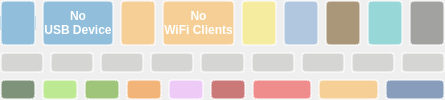
     <widget class="QWidget" name="menuWidget" native="true">
      <property name="enabled">
       <bool>true</bool>
      </property>
      <property name="sizePolicy">
       <sizepolicy hsizetype="Expanding" vsizetype="Expanding">
        <horstretch>0</horstretch>
        <verstretch>0</verstretch>
       </sizepolicy>
      </property>
      <property name="styleSheet">
       <string notr="true">outline: none;</string>
      </property>
      <layout class="QGridLayout" name="gridLayout_TileArea">
       <property name="leftMargin">
        <number>0</number>
       </property>
       <property name="topMargin">
        <number>0</number>
       </property>
       <property name="rightMargin">
        <number>0</number>
       </property>
       <property name="bottomMargin">
        <number>0</number>
       </property>
       <item row="0" column="0" colspan="2">
        <layout class="QHBoxLayout" name="Layout_Sliderselect">
         <item>
          <widget class="QWidget" name="AAUSBWidget" native="true">
           <property name="sizePolicy">
            <sizepolicy hsizetype="Expanding" vsizetype="Expanding">
             <horstretch>0</horstretch>
             <verstretch>0</verstretch>
            </sizepolicy>
           </property>
           <layout class="QHBoxLayout" name="Layout">
            <property name="leftMargin">
             <number>0</number>
            </property>
            <property name="topMargin">
             <number>0</number>
            </property>
            <property name="rightMargin">
             <number>0</number>
            </property>
            <property name="bottomMargin">
             <number>0</number>
            </property>
            <item>
             <widget class="QWidget" name="ButtonAndroidAuto" native="true">
              <property name="sizePolicy">
               <sizepolicy hsizetype="Expanding" vsizetype="Expanding">
                <horstretch>0</horstretch>
                <verstretch>0</verstretch>
               </sizepolicy>
              </property>
              <layout class="QVBoxLayout" name="verticalLayout_16">
               <property name="spacing">
                <number>0</number>
               </property>
               <property name="leftMargin">
                <number>0</number>
               </property>
               <property name="topMargin">
                <number>0</number>
               </property>
               <property name="rightMargin">
                <number>0</number>
               </property>
               <property name="bottomMargin">
                <number>0</number>
               </property>
               <item>
                <widget class="QLabel" name="labelAndroidAutoTop">
                 <property name="sizePolicy">
                  <sizepolicy hsizetype="Expanding" vsizetype="Expanding">
                   <horstretch>0</horstretch>
                   <verstretch>0</verstretch>
                  </sizepolicy>
                 </property>
                 <property name="styleSheet">
                  <string notr="true">background-color: rgba(48, 140, 198, 0.5);
color: rgb(255, 255, 255);
border-top-left-radius: 4px;
border-top-right-radius: 4px;
border: 2px solid rgba(255,255,255,0.5);
outline: none;
border-bottom: 0px;</string>
                 </property>
                 <property name="text">
                  <string/>
                 </property>
                </widget>
               </item>
               <item>
                <widget class="QPushButton" name="pushButtonAndroidAuto">
                 <property name="sizePolicy">
                  <sizepolicy hsizetype="Expanding" vsizetype="Expanding">
                   <horstretch>0</horstretch>
                   <verstretch>0</verstretch>
                  </sizepolicy>
                 </property>
                 <property name="font">
                  <font>
                   <weight>75</weight>
                   <bold>true</bold>
                  </font>
                 </property>
                 <property name="styleSheet">
                  <string notr="true">background-color: rgba(48, 140, 198, 0.5);
color: rgb(255, 255, 255);
border: 2px solid rgba(255,255,255,0.5);
border-top: 0px;
border-bottom: 0px;
</string>
                 </property>
                 <property name="text">
                  <string/>
                 </property>
                 <property name="icon">
                  <iconset>
                   <normalon>:/aausb-hot.png</normalon>
                  </iconset>
                 </property>
                 <property name="iconSize">
                  <size>
                   <width>50</width>
                   <height>50</height>
                  </size>
                 </property>
                 <property name="autoRepeat">
                  <bool>false</bool>
                 </property>
                </widget>
               </item>
               <item>
                <widget class="QLabel" name="labelAndroidAutoBottom">
                 <property name="sizePolicy">
                  <sizepolicy hsizetype="Expanding" vsizetype="Expanding">
                   <horstretch>0</horstretch>
                   <verstretch>0</verstretch>
                  </sizepolicy>
                 </property>
                 <property name="font">
                  <font>
                   <weight>75</weight>
                   <bold>true</bold>
                  </font>
                 </property>
                 <property name="styleSheet">
                  <string notr="true">background-color: rgba(48, 140, 198, 0.5);
color: rgb(255, 255, 255);
border-bottom-left-radius: 4px;
border-bottom-right-radius: 4px;
border: 2px solid rgba(255,255,255,0.5);
outline: none;
border-top: 0px;</string>
                 </property>
                 <property name="text">
                  <string/>
                 </property>
                 <property name="alignment">
                  <set>Qt::AlignHCenter|Qt::AlignTop</set>
                 </property>
                </widget>
               </item>
              </layout>
             </widget>
            </item>
            <item>
             <widget class="QPushButton" name="pushButtonNoDevice">
              <property name="sizePolicy">
               <sizepolicy hsizetype="Expanding" vsizetype="Expanding">
                <horstretch>0</horstretch>
                <verstretch>0</verstretch>
               </sizepolicy>
              </property>
              <property name="font">
               <font>
                <weight>75</weight>
                <bold>true</bold>
               </font>
              </property>
              <property name="focusPolicy">
               <enum>Qt::NoFocus</enum>
              </property>
              <property name="styleSheet">
               <string notr="true">background-color: rgba(48, 140, 198, 0.5);
color: rgb(255, 255, 255);
border-radius: 4px;
border: 2px solid rgba(255,255,255,0.5);
outline: none;</string>
              </property>
              <property name="text">
               <string>No
USB Device</string>
              </property>
             </widget>
            </item>
           </layout>
          </widget>
         </item>
         <item>
          <widget class="QWidget" name="AAWIFIWidget" native="true">
           <property name="sizePolicy">
            <sizepolicy hsizetype="Expanding" vsizetype="Expanding">
             <horstretch>0</horstretch>
             <verstretch>0</verstretch>
            </sizepolicy>
           </property>
           <layout class="QHBoxLayout" name="Layout2">
            <property name="leftMargin">
             <number>0</number>
            </property>
            <property name="topMargin">
             <number>0</number>
            </property>
            <property name="rightMargin">
             <number>0</number>
            </property>
            <property name="bottomMargin">
             <number>0</number>
            </property>
            <item>
             <widget class="QPushButton" name="pushButtonWifi">
              <property name="sizePolicy">
               <sizepolicy hsizetype="Expanding" vsizetype="Expanding">
                <horstretch>0</horstretch>
                <verstretch>0</verstretch>
               </sizepolicy>
              </property>
              <property name="styleSheet">
               <string notr="true">background-color: rgba(252, 175, 62, 0.5);
border-radius: 4px;
border: 2px solid rgba(255,255,255,0.5);
color: rgb(255, 255, 255);
               </string>
              </property>
              <property name="text">
               <string/>
              </property>
              <property name="icon">
               <iconset>
                <normalon>:/aawifi-hot.png</normalon>
               </iconset>
              </property>
              <property name="iconSize">
               <size>
                <width>50</width>
                <height>50</height>
               </size>
              </property>
             </widget>
            </item>
            <item>
             <widget class="QPushButton" name="pushButtonNoWiFiDevice">
              <property name="sizePolicy">
               <sizepolicy hsizetype="Expanding" vsizetype="Expanding">
                <horstretch>0</horstretch>
                <verstretch>0</verstretch>
               </sizepolicy>
              </property>
              <property name="font">
               <font>
                <weight>75</weight>
                <bold>true</bold>
               </font>
              </property>
              <property name="focusPolicy">
               <enum>Qt::NoFocus</enum>
              </property>
              <property name="styleSheet">
               <string notr="true">background-color: rgba(252, 175, 62, 0.5);
border-radius: 4px;
border: 2px solid rgba(255,255,255,0.5);
color: rgb(255, 255, 255);
outline: none;</string>
              </property>
              <property name="text">
               <string>No
WiFi Clients</string>
              </property>
             </widget>
            </item>
           </layout>
          </widget>
         </item>
         <item>
          <widget class="QPushButton" name="pushButtonDay">
           <property name="sizePolicy">
            <sizepolicy hsizetype="Expanding" vsizetype="Expanding">
             <horstretch>0</horstretch>
             <verstretch>0</verstretch>
            </sizepolicy>
           </property>
           <property name="minimumSize">
            <size>
             <width>0</width>
             <height>0</height>
            </size>
           </property>
           <property name="styleSheet">
            <string notr="true">background: rgba(252, 233, 79, 0.5);
border-radius: 4px;
border: 2px solid rgba(255,255,255,0.5);
outline: none;</string>
           </property>
           <property name="text">
            <string/>
           </property>
           <property name="icon">
            <iconset>
             <normalon>:/day-hot.png</normalon>
            </iconset>
           </property>
           <property name="iconSize">
            <size>
             <width>64</width>
             <height>64</height>
            </size>
           </property>
           <property name="flat">
            <bool>false</bool>
           </property>
          </widget>
         </item>
         <item>
          <widget class="QPushButton" name="pushButtonNight">
           <property name="sizePolicy">
            <sizepolicy hsizetype="Expanding" vsizetype="Expanding">
             <horstretch>0</horstretch>
             <verstretch>0</verstretch>
            </sizepolicy>
           </property>
           <property name="minimumSize">
            <size>
             <width>0</width>
             <height>0</height>
            </size>
           </property>
           <property name="styleSheet">
            <string notr="true">background-color: rgba(114, 159, 207, 0.5);
border-radius: 4px;
border: 2px solid rgba(255,255,255,0.5);
outline: none;</string>
           </property>
           <property name="text">
            <string/>
           </property>
           <property name="icon">
            <iconset>
             <disabledon>:/night-hot.png</disabledon>
            </iconset>
           </property>
           <property name="iconSize">
            <size>
             <width>64</width>
             <height>64</height>
            </size>
           </property>
           <property name="flat">
            <bool>false</bool>
           </property>
          </widget>
         </item>
         <item>
          <widget class="QPushButton" name="pushButtonCameraShow">
           <property name="sizePolicy">
            <sizepolicy hsizetype="Expanding" vsizetype="Expanding">
             <horstretch>0</horstretch>
             <verstretch>0</verstretch>
            </sizepolicy>
           </property>
           <property name="styleSheet">
            <string notr="true">background-color: rgba(100, 62, 4, 0.5);
border-radius: 4px;
border: 2px solid rgba(255,255,255,0.5);
outline: none;</string>
           </property>
           <property name="text">
            <string/>
           </property>
           <property name="icon">
            <iconset>
             <normalon>:/camera-hot.png</normalon>
            </iconset>
           </property>
           <property name="iconSize">
            <size>
             <width>64</width>
             <height>64</height>
            </size>
           </property>
          </widget>
         </item>
         <item>
          <widget class="QPushButton" name="pushButtonVolume">
           <property name="sizePolicy">
            <sizepolicy hsizetype="Expanding" vsizetype="Expanding">
             <horstretch>0</horstretch>
             <verstretch>0</verstretch>
            </sizepolicy>
           </property>
           <property name="styleSheet">
            <string notr="true">background-color: rgba(64, 191, 191, 0.5);
border-radius: 4px;
border: 2px solid rgba(255,255,255,0.5);
outline: none;</string>
           </property>
           <property name="text">
            <string/>
           </property>
           <property name="icon">
            <iconset>
             <normalon>:/volume-hot.png</normalon>
            </iconset>
           </property>
           <property name="iconSize">
            <size>
             <width>64</width>
             <height>64</height>
            </size>
           </property>
          </widget>
         </item>
         <item>
          <widget class="QPushButton" name="pushButtonDebug">
           <property name="sizePolicy">
            <sizepolicy hsizetype="Expanding" vsizetype="Expanding">
             <horstretch>0</horstretch>
             <verstretch>0</verstretch>
            </sizepolicy>
           </property>
           <property name="styleSheet">
            <string notr="true">background-color: rgba(85, 87, 83, 0.5);
border-radius: 4px;
border: 2px solid rgba(255,255,255,0.5);
outline: none;</string>
           </property>
           <property name="text">
            <string/>
           </property>
           <property name="icon">
            <iconset>
             <normalon>:/bug-hot.png</normalon>
            </iconset>
           </property>
           <property name="iconSize">
            <size>
             <width>64</width>
             <height>64</height>
            </size>
           </property>
          </widget>
         </item>
        </layout>
       </item>
       <item row="1" column="0" colspan="2">
        <layout class="QHBoxLayout" name="Layout_Custom1">
         <item>
          <widget class="QPushButton" name="pushButton_c1">
           <property name="sizePolicy">
            <sizepolicy hsizetype="Expanding" vsizetype="Expanding">
             <horstretch>0</horstretch>
             <verstretch>0</verstretch>
            </sizepolicy>
           </property>
           <property name="baseSize">
            <size>
             <width>0</width>
             <height>0</height>
            </size>
           </property>
           <property name="font">
            <font>
             <weight>75</weight>
             <bold>true</bold>
            </font>
           </property>
           <property name="styleSheet">
            <string notr="true">background-color: rgba(186, 189, 182, 0.5);
border-radius: 4px;
border: 2px solid rgba(255,255,255,0.5);
color: rgb(255, 255, 255);
outline: none;</string>
           </property>
           <property name="text">
            <string/>
           </property>
          </widget>
         </item>
         <item>
          <widget class="QPushButton" name="pushButton_c2">
           <property name="sizePolicy">
            <sizepolicy hsizetype="Expanding" vsizetype="Expanding">
             <horstretch>0</horstretch>
             <verstretch>0</verstretch>
            </sizepolicy>
           </property>
           <property name="font">
            <font>
             <weight>75</weight>
             <bold>true</bold>
            </font>
           </property>
           <property name="styleSheet">
            <string notr="true">background-color: rgba(186, 189, 182, 0.5);
border-radius: 4px;
border: 2px solid rgba(255,255,255,0.5);
color: rgb(255, 255, 255);
outline: none;</string>
           </property>
           <property name="text">
            <string/>
           </property>
          </widget>
         </item>
         <item>
          <widget class="QPushButton" name="pushButtonDummy1">
           <property name="sizePolicy">
            <sizepolicy hsizetype="Expanding" vsizetype="Expanding">
             <horstretch>0</horstretch>
             <verstretch>0</verstretch>
            </sizepolicy>
           </property>
           <property name="font">
            <font>
             <weight>75</weight>
             <bold>true</bold>
            </font>
           </property>
           <property name="styleSheet">
            <string notr="true">background-color: rgba(186, 189, 182, 0.5);
border-radius: 4px;
border: 2px solid rgba(255,255,255,0.5);
color: rgb(255, 255, 255);
outline: none;</string>
           </property>
           <property name="text">
            <string/>
           </property>
           <property name="flat">
            <bool>false</bool>
           </property>
          </widget>
         </item>
         <item>
          <widget class="QPushButton" name="pushButton_c3">
           <property name="sizePolicy">
            <sizepolicy hsizetype="Expanding" vsizetype="Expanding">
             <horstretch>0</horstretch>
             <verstretch>0</verstretch>
            </sizepolicy>
           </property>
           <property name="font">
            <font>
             <weight>75</weight>
             <bold>true</bold>
            </font>
           </property>
           <property name="styleSheet">
            <string notr="true">background-color: rgba(186, 189, 182, 0.5);
border-radius: 4px;
border: 2px solid rgba(255,255,255,0.5);
color: rgb(255, 255, 255);
outline: none;</string>
           </property>
           <property name="text">
            <string/>
           </property>
          </widget>
         </item>
         <item>
          <widget class="QPushButton" name="pushButton_c4">
           <property name="sizePolicy">
            <sizepolicy hsizetype="Expanding" vsizetype="Expanding">
             <horstretch>0</horstretch>
             <verstretch>0</verstretch>
            </sizepolicy>
           </property>
           <property name="font">
            <font>
             <weight>75</weight>
             <bold>true</bold>
            </font>
           </property>
           <property name="styleSheet">
            <string notr="true">background-color: rgba(186, 189, 182, 0.5);
border-radius: 4px;
border: 2px solid rgba(255,255,255,0.5);
color: rgb(255, 255, 255);
outline: none;</string>
           </property>
           <property name="text">
            <string/>
           </property>
          </widget>
         </item>
         <item>
          <widget class="QPushButton" name="pushButtonDummy2">
           <property name="sizePolicy">
            <sizepolicy hsizetype="Expanding" vsizetype="Expanding">
             <horstretch>0</horstretch>
             <verstretch>0</verstretch>
            </sizepolicy>
           </property>
           <property name="font">
            <font>
             <weight>75</weight>
             <bold>true</bold>
            </font>
           </property>
           <property name="styleSheet">
            <string notr="true">background-color: rgba(186, 189, 182, 0.5);
border-radius: 4px;
border: 2px solid rgba(255,255,255,0.5);
color: rgb(255, 255, 255);
outline: none;</string>
           </property>
           <property name="text">
            <string/>
           </property>
          </widget>
         </item>
         <item>
          <widget class="QPushButton" name="pushButton_c5">
           <property name="sizePolicy">
            <sizepolicy hsizetype="Expanding" vsizetype="Expanding">
             <horstretch>0</horstretch>
             <verstretch>0</verstretch>
            </sizepolicy>
           </property>
           <property name="font">
            <font>
             <weight>75</weight>
             <bold>true</bold>
            </font>
           </property>
           <property name="styleSheet">
            <string notr="true">background-color: rgba(186, 189, 182, 0.5);
border-radius: 4px;
border: 2px solid rgba(255,255,255,0.5);
color: rgb(255, 255, 255);
outline: none;</string>
           </property>
           <property name="text">
            <string/>
           </property>
          </widget>
         </item>
         <item>
          <widget class="QPushButton" name="pushButton_c6">
           <property name="sizePolicy">
            <sizepolicy hsizetype="Expanding" vsizetype="Expanding">
             <horstretch>0</horstretch>
             <verstretch>0</verstretch>
            </sizepolicy>
           </property>
           <property name="font">
            <font>
             <weight>75</weight>
             <bold>true</bold>
            </font>
           </property>
           <property name="styleSheet">
            <string notr="true">background-color: rgba(186, 189, 182, 0.5);
border-radius: 4px;
border: 2px solid rgba(255,255,255,0.5);
color: rgb(255, 255, 255);
outline: none;</string>
           </property>
           <property name="text">
            <string/>
           </property>
          </widget>
         </item>
         <item>
          <widget class="QPushButton" name="pushButtonDummy3">
           <property name="sizePolicy">
            <sizepolicy hsizetype="Expanding" vsizetype="Expanding">
             <horstretch>0</horstretch>
             <verstretch>0</verstretch>
            </sizepolicy>
           </property>
           <property name="font">
            <font>
             <weight>75</weight>
             <bold>true</bold>
            </font>
           </property>
           <property name="styleSheet">
            <string notr="true">background-color: rgba(186, 189, 182, 0.5);
border-radius: 4px;
border: 2px solid rgba(255,255,255,0.5);
color: rgb(255, 255, 255);
outline: none;</string>
           </property>
           <property name="text">
            <string/>
           </property>
          </widget>
         </item>
        </layout>
       </item>
       <item row="2" column="0" colspan="2">
        <layout class="QHBoxLayout" name="horizontalLayout_14">
         <item>
          <widget class="QWidget" name="horizontalWidgetButtons" native="true">
           <property name="sizePolicy">
            <sizepolicy hsizetype="Expanding" vsizetype="Expanding">
             <horstretch>0</horstretch>
             <verstretch>0</verstretch>
            </sizepolicy>
           </property>
           <layout class="QHBoxLayout" name="Layout_BCenter">
            <property name="leftMargin">
             <number>0</number>
            </property>
            <property name="topMargin">
             <number>0</number>
            </property>
            <property name="rightMargin">
             <number>0</number>
            </property>
            <property name="bottomMargin">
             <number>0</number>
            </property>
            <item>
             <widget class="QPushButton" name="pushButtonLock">
              <property name="sizePolicy">
               <sizepolicy hsizetype="Expanding" vsizetype="Expanding">
                <horstretch>0</horstretch>
                <verstretch>0</verstretch>
               </sizepolicy>
              </property>
              <property name="styleSheet">
               <string notr="true">background-color: rgba(15, 54, 5, 0.5);
color: rgb(255, 255, 255);
border-radius: 4px;
border: 2px solid rgba(255,255,255,0.5);
outline: none;
</string>
              </property>
              <property name="text">
               <string/>
              </property>
              <property name="icon">
               <iconset>
                <normalon>:/lock-hot.png</normalon>
               </iconset>
              </property>
              <property name="iconSize">
               <size>
                <width>64</width>
                <height>64</height>
               </size>
              </property>
             </widget>
            </item>
            <item>
             <widget class="QPushButton" name="pushButtonSettings">
              <property name="sizePolicy">
               <sizepolicy hsizetype="Expanding" vsizetype="Expanding">
                <horstretch>0</horstretch>
                <verstretch>0</verstretch>
               </sizepolicy>
              </property>
              <property name="styleSheet">
               <string notr="true">background-color: rgba(138, 226, 52, 0.5);
border-radius: 4px;
border: 2px solid rgba(255,255,255,0.5);
outline: none;</string>
              </property>
              <property name="text">
               <string/>
              </property>
              <property name="icon">
               <iconset>
                <normalon>:/settings-hot.png</normalon>
               </iconset>
              </property>
              <property name="iconSize">
               <size>
                <width>64</width>
                <height>64</height>
               </size>
              </property>
              <property name="default">
               <bool>true</bool>
              </property>
             </widget>
            </item>
            <item>
             <widget class="QPushButton" name="pushButtonMusic">
              <property name="sizePolicy">
               <sizepolicy hsizetype="Expanding" vsizetype="Expanding">
                <horstretch>0</horstretch>
                <verstretch>0</verstretch>
               </sizepolicy>
              </property>
              <property name="font">
               <font>
                <weight>75</weight>
                <bold>true</bold>
               </font>
              </property>
              <property name="styleSheet">
               <string notr="true">background-color: rgba(78, 154, 6, 0.5);
color: rgb(255, 255, 255);
border-radius: 4px;
border: 2px solid rgba(255,255,255,0.5);
outline: none;</string>
              </property>
              <property name="text">
               <string/>
              </property>
              <property name="icon">
               <iconset>
                <normalon>:/mp3-hot.png</normalon>
               </iconset>
              </property>
              <property name="iconSize">
               <size>
                <width>64</width>
                <height>64</height>
               </size>
              </property>
             </widget>
            </item>
            <item>
             <widget class="QPushButton" name="pushButtonBrightness">
              <property name="sizePolicy">
               <sizepolicy hsizetype="Expanding" vsizetype="Expanding">
                <horstretch>0</horstretch>
                <verstretch>0</verstretch>
               </sizepolicy>
              </property>
              <property name="styleSheet">
               <string notr="true">background-color: rgba(245, 121, 0, 0.5);
border-radius: 4px;
border: 2px solid rgba(255,255,255,0.5);
outline: none;</string>
              </property>
              <property name="text">
               <string/>
              </property>
              <property name="icon">
               <iconset>
                <normalon>:/brightness-hot.png</normalon>
               </iconset>
              </property>
              <property name="iconSize">
               <size>
                <width>64</width>
                <height>64</height>
               </size>
              </property>
             </widget>
            </item>
            <item>
             <widget class="QPushButton" name="pushButtonToggleGUI">
              <property name="sizePolicy">
               <sizepolicy hsizetype="Expanding" vsizetype="Expanding">
                <horstretch>0</horstretch>
                <verstretch>0</verstretch>
               </sizepolicy>
              </property>
              <property name="styleSheet">
               <string notr="true">background-color: rgba(237, 164, 255, 0.5);
border-radius: 4px;
border: 2px solid rgba(255,255,255,0.5);
outline: none;</string>
              </property>
              <property name="text">
               <string/>
              </property>
              <property name="icon">
               <iconset>
                <normalon>:/eye-hot.png</normalon>
               </iconset>
              </property>
              <property name="iconSize">
               <size>
                <width>64</width>
                <height>64</height>
               </size>
              </property>
             </widget>
            </item>
            <item>
             <widget class="QPushButton" name="pushButtonExit">
              <property name="sizePolicy">
               <sizepolicy hsizetype="Expanding" vsizetype="Expanding">
                <horstretch>0</horstretch>
                <verstretch>0</verstretch>
               </sizepolicy>
              </property>
              <property name="styleSheet">
               <string notr="true">background-color: rgba(164, 0, 0, 0.5);
border-radius: 4px;
border: 2px solid rgba(255,255,255,0.5);
outline: none;</string>
              </property>
              <property name="text">
               <string/>
              </property>
              <property name="icon">
               <iconset>
                <normalon>:/power-hot.png</normalon>
               </iconset>
              </property>
              <property name="iconSize">
               <size>
                <width>64</width>
                <height>64</height>
               </size>
              </property>
             </widget>
            </item>
           </layout>
          </widget>
         </item>
         <item>
          <widget class="QWidget" name="horizontalWidgetPower" native="true">
           <property name="sizePolicy">
            <sizepolicy hsizetype="Expanding" vsizetype="Expanding">
             <horstretch>0</horstretch>
             <verstretch>0</verstretch>
            </sizepolicy>
           </property>
           <layout class="QHBoxLayout" name="horizontalLayoutPower">
            <property name="leftMargin">
             <number>0</number>
            </property>
            <property name="topMargin">
             <number>0</number>
            </property>
            <property name="rightMargin">
             <number>0</number>
            </property>
            <property name="bottomMargin">
             <number>0</number>
            </property>
            <item>
             <widget class="QPushButton" name="pushButtonShutdown">
              <property name="sizePolicy">
               <sizepolicy hsizetype="Expanding" vsizetype="Expanding">
                <horstretch>0</horstretch>
                <verstretch>0</verstretch>
               </sizepolicy>
              </property>
              <property name="styleSheet">
               <string notr="true">background-color: rgba(239, 41, 41, 0.5);
border-radius: 4px;
border: 2px solid rgba(255,255,255,0.5);
outline: none;</string>
              </property>
              <property name="text">
               <string/>
              </property>
              <property name="icon">
               <iconset>
                <normalon>:/power-hot.png</normalon>
               </iconset>
              </property>
              <property name="iconSize">
               <size>
                <width>64</width>
                <height>64</height>
               </size>
              </property>
             </widget>
            </item>
            <item>
             <widget class="QPushButton" name="pushButtonReboot">
              <property name="sizePolicy">
               <sizepolicy hsizetype="Expanding" vsizetype="Expanding">
                <horstretch>0</horstretch>
                <verstretch>0</verstretch>
               </sizepolicy>
              </property>
              <property name="styleSheet">
               <string notr="true">background-color: rgba(252, 175, 62, 0.5);
border-radius: 4px;
border: 2px solid rgba(255,255,255,0.5);
outline: none;</string>
              </property>
              <property name="text">
               <string/>
              </property>
              <property name="icon">
               <iconset>
                <normalon>:/reboot-hot.png</normalon>
               </iconset>
              </property>
              <property name="iconSize">
               <size>
                <width>64</width>
                <height>64</height>
               </size>
              </property>
             </widget>
            </item>
            <item>
             <widget class="QPushButton" name="pushButtonCancel">
              <property name="sizePolicy">
               <sizepolicy hsizetype="Expanding" vsizetype="Expanding">
                <horstretch>0</horstretch>
                <verstretch>0</verstretch>
               </sizepolicy>
              </property>
              <property name="styleSheet">
               <string notr="true">background-color: rgba(32, 74, 135, 0.5);
border-radius: 4px;
border: 2px solid rgba(255,255,255,0.5);
outline: none;</string>
              </property>
              <property name="text">
               <string/>
              </property>
              <property name="icon">
               <iconset>
                <normalon>:/back-hot.png</normalon>
               </iconset>
              </property>
              <property name="iconSize">
               <size>
                <width>64</width>
                <height>64</height>
               </size>
              </property>
             </widget>
            </item>
           </layout>
          </widget>
         </item>
        </layout>
       </item>
      </layout>
     </widget>
